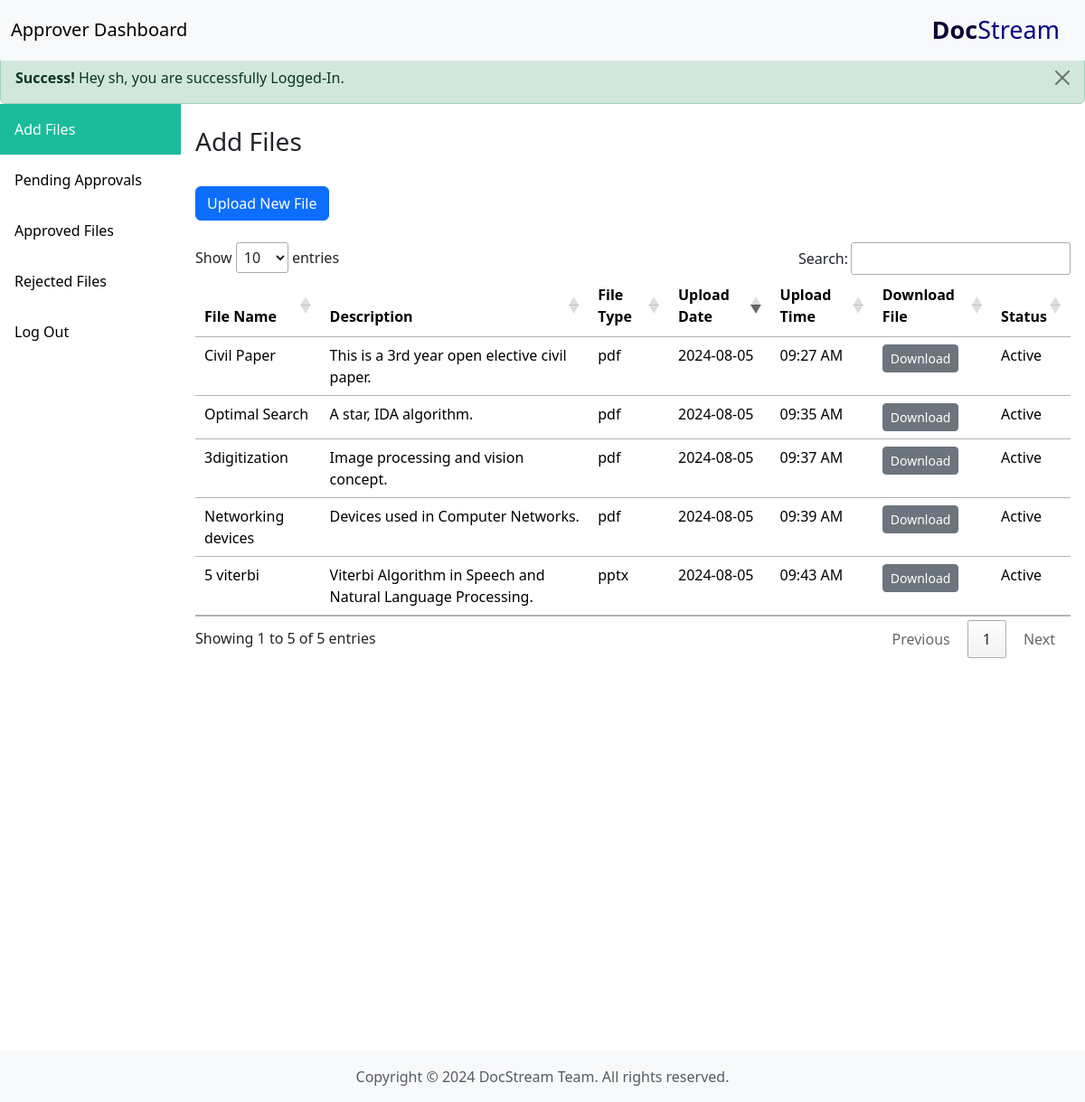
Screenshot of /approver/approver.php (signed in) with the database file from the repository.
### tables this page shows
CREATE TABLE `documents` (
  `document_id` int(11) NOT NULL,
  `title` varchar(255) NOT NULL,
  `description` text DEFAULT NULL,
  `file_path` varchar(255) NOT NULL,
  `file_type` varchar(50) NOT NULL,
  `upload_date` timestamp NOT NULL DEFAULT current_timestamp(),
  `uploaded_by` int(11) DEFAULT NULL,
  `status` enum('Active','Archived') DEFAULT 'Active'
);

### approver/approver.php (the view, shortened to what this page needs)
<?php
require "/xampp/htdocs/dms/partials/_dbconnect.php";
?>
<!DOCTYPE html>
<html lang="en">
<head>
    <link rel="stylesheet" href="/DMS/approver/approver.css">
    <link href="https://cdn.jsdelivr.net/npm/bootstrap@5.3.3/dist/css/bootstrap.min.css" rel="stylesheet"
>
    <link rel="stylesheet" type="text/css" href="https://cdn.datatables.net/1.11.5/css/jquery.dataTables.css">
</head>
    <?php
        require 'C:/xampp/htdocs/dms/partials/_header.php';
        if (!$_SESSION['alert_shown3']) {
            echo '<div class="alert alert-success alert-dismissible fade show alert-top mb-0" role="alert"><strong>Success! </strong>
                Hey ' . $_SESSION['username'] . ', you are successfully Logged-In.<button type="button" class="btn-close" data-bs-dismiss="alert" aria-label="Close"></button></div>';
        }
    ?>
    <div class="sidebar">
        <a class="active" id="addFiles" href="#addFiles">Add Files</a>
        <a id="pendingApproval" href="#pendingApproval">Pending Approvals</a>
        <a id="approvedFiles" href="#approvedFiles">Approved Files</a>
        <a id="rejectedFiles" href="#rejectedFiles">Rejected Files</a>
        <a id="logout" href="../logout.php">Log Out</a>
    </div>
    <div id="addFilesSection">
        <div class="content">
            <h3 class="mt-4">Add Files</h3>
            <br>
            <div class="buttons">
                <button type="button" class="btn btn-primary" data-bs-toggle="modal" data-bs-target="#addFileModal">
                    Upload New File
                </button>
            </div>
            <br>
            <table id="addTable" class="table">
                <thead>
                    <tr>
                        <th scope="col">File Name</th>
                        <th scope="col">Description</th>
                        <th scope="col">File Type</th>
                        <th class="sorting" scope="col">Upload Date</th>
                        <th scope="col">Upload Time</th>
                        <th scope="col">Download File</th>
                        <th scope="col">Status</th>
                    </tr>
                </thead>
                <tbody class="table-group-divider">
                    <?php
                        $sql = "SELECT title, description, file_type, file_path, upload_date, status FROM documents";
                        $result = mysqli_query($conn, $sql);
                        if (mysqli_num_rows($result) > 0) {
                            while ($row = mysqli_fetch_assoc($result)) {
                                $date = new DateTime($row['upload_date']);
                                $dateFormatted = $date->format('Y-m-d');
                                $timeFormatted = $date->format('h:i A');
                                echo "<tr>
                                        <td>" . htmlspecialchars($row['title']) . "</td>
                                        <td>" . htmlspecialchars($row['description']) . "</td>
                                        <td>" . htmlspecialchars($row['file_type']) . "</td>
                                        <td>" . htmlspecialchars($dateFormatted) . "</td>
                                        <td>" . htmlspecialchars($timeFormatted) . "</td>
                                        <td><a href='download.php?file=" . urlencode($row['file_path']) . "' class='btn btn-secondary btn-sm' download>Download</a></td>
                                        <td>" . htmlspecialchars($row['status']) . "</td>
                                    </tr>";
                            }
                        } else {
                            echo "<tr><td colspan='5'>No records found</td></tr>";
                        }
                    ?>
                </tbody>
            </table>
            <br>
        </div>
    </div>
    <?php
        require 'C:/xampp/htdocs/dms/partials/_footer.php';
    ?>
</body>
</html>

### approver/approver.css (style rules this page uses)
button { border: none; }
.sidebar a.active { background-color: #1abc9c; color: white; }
.sidebar { margin: 0; padding: 0; width: 200px; position: fixed; height: 100%; overflow: auto; }
.sidebar a { display: block; color: black; padding: 16px; text-decoration: none; }
.sidebar a.active { background-color: #04AA6D; color: white; }
div.content { margin-left: 200px; padding: 1px 16px; height: 1000px; }

### approver/approver.php (style rules this page uses)
.sidebar a.active { background-color: #1abc9c; }

### rows the page displays
documents: title "Civil Paper", description "This is a 3rd year open elective civil paper.", file_type "pdf", upload_date "2024-08-05", upload_date "09:27 AM", status "Active"
documents: title "Optimal Search", description "A star, IDA algorithm.", file_type "pdf", upload_date "2024-08-05", upload_date "09:35 AM", status "Active"
documents: title "3digitization", description "Image processing and vision concept.", file_type "pdf", upload_date "2024-08-05", upload_date "09:37 AM", status "Active"
documents: title "Networking devices", description "Devices used in Computer Networks.", file_type "pdf", upload_date "2024-08-05", upload_date "09:39 AM", status "Active"
documents: title "5 viterbi", description "Viterbi Algorithm in Speech and Natural Language Processing.", file_type "pptx", upload_date "2024-08-05", upload_date "09:43 AM", status "Active"

### other values shown
$navbarTitle "Approver Dashboard"
$_SESSION['username'] "sh"
